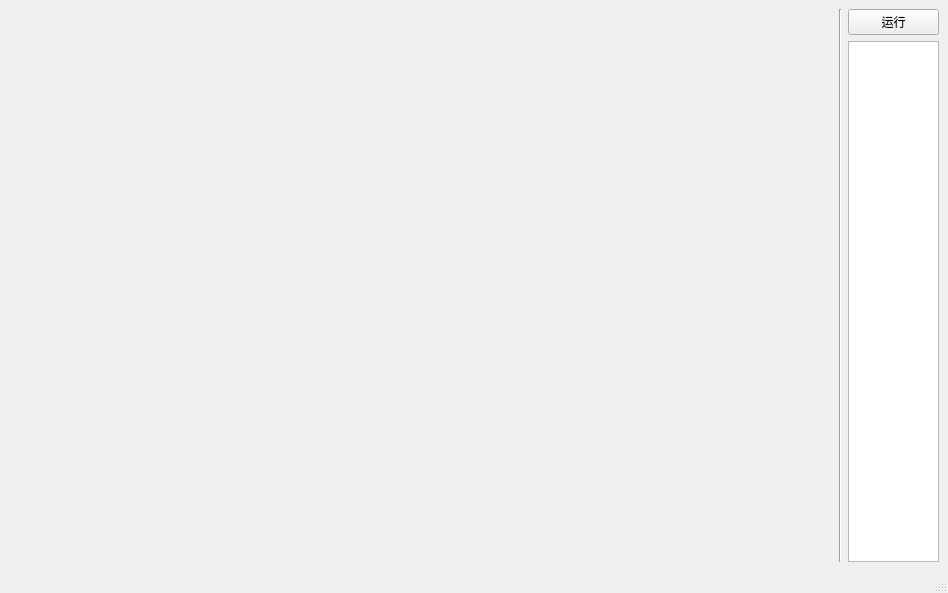
<?xml version="1.0" encoding="UTF-8"?>
<ui version="4.0">
 <class>Glazer</class>
 <widget class="QMainWindow" name="Glazer">
  <property name="geometry">
   <rect>
    <x>0</x>
    <y>0</y>
    <width>948</width>
    <height>593</height>
   </rect>
  </property>
  <property name="windowTitle">
   <string>MainWindow</string>
  </property>
  <widget class="QWidget" name="centralwidget">
   <property name="enabled">
    <bool>true</bool>
   </property>
   <property name="sizePolicy">
    <sizepolicy hsizetype="Preferred" vsizetype="Preferred">
     <horstretch>0</horstretch>
     <verstretch>0</verstretch>
    </sizepolicy>
   </property>
   <layout class="QHBoxLayout" name="horizontalLayout_2">
    <item>
     <layout class="QHBoxLayout" name="horizontalLayout" stretch="9,0,1">
      <item>
       <widget class="QWidget" name="widget" native="true"/>
      </item>
      <item>
       <widget class="Line" name="line">
        <property name="orientation">
         <enum>Qt::Vertical</enum>
        </property>
       </widget>
      </item>
      <item>
       <layout class="QVBoxLayout" name="verticalLayout">
        <item>
         <widget class="QPushButton" name="runButtom">
          <property name="text">
           <string>运行</string>
          </property>
         </widget>
        </item>
        <item>
         <widget class="QTextBrowser" name="textBrowser"/>
        </item>
       </layout>
      </item>
     </layout>
    </item>
   </layout>
  </widget>
  <widget class="QMenuBar" name="menubar">
   <property name="geometry">
    <rect>
     <x>0</x>
     <y>0</y>
     <width>948</width>
     <height>25</height>
    </rect>
   </property>
  </widget>
  <widget class="QStatusBar" name="statusbar"/>
 </widget>
 <resources/>
 <connections>
  <connection>
   <sender>runButtom</sender>
   <signal>clicked()</signal>
   <receiver>Glazer</receiver>
   <slot>runGlazer()</slot>
   <hints>
    <hint type="sourcelabel">
     <x>895</x>
     <y>41</y>
    </hint>
    <hint type="destinationlabel">
     <x>849</x>
     <y>70</y>
    </hint>
   </hints>
  </connection>
 </connections>
 <slots>
  <slot>runGlazer()</slot>
 </slots>
</ui>
